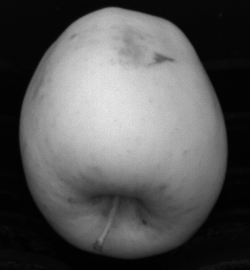
#> input picture fruit-inspection-images/second task/C0_000004.png, 250 x 270 px; its folder holds only this picture in this run
$ jupyter execute --allow-errors Task2.ipynb
#> lines starting #> are read from the running program, lines starting #| are printed output that depends on the picture; after the words box and inside, x2 and y2 are one past the last pixel; in counts of white or black regions, pixels touching at a corner belong together
### utils.py
import os
import matplotlib.pyplot as plt
import cv2 as cv

def show_image(color_images, gray_images):
    plt.figure(figsize=(15,10))
    i = 1

    for image in color_images:
        plt.subplot(2,len(color_images),i)
        plt.imshow(image[:,:,::-1])
        i += 1

    for image in gray_images:
        plt.subplot(2,len(color_images),i)
        plt.imshow(image, cmap = 'gray')
        i += 1
    plt.show()


def show_gray_image(gray_images):
    plt.figure(figsize=(15,5))
    i = 1
    for image in gray_images:
        plt.subplot(1,len(gray_images),i)
        plt.imshow(image, cmap = 'gray')
        i += 1
    plt.show()

# [13 lines left out: function cargar_imagenes, not called in this run]

### Task2.ipynb
## Second task: Russet detection

The Mahalanobis Distance is a statistical measure used to determine the similarity of an observed data point to a distribution. In the context of the Fruit Analysis Project, the Mahalanobis Distance is applied to identify russet on fruit surfaces. Russet is a form of skin blemish, and its detection is crucial for assessing fruit quality. So, the first step was read the images.

[cell 1]
import cv2 as cv
import numpy as np
from scipy import stats
import matplotlib.pyplot as plt
import utils
import os

[cell 2]
# Directorio de las imágenes
img_directory = 'fruit-inspection-images/second task/'

# Obtener una lista de nombres de archivo en el directorio
file_names = [file for file in os.listdir(img_directory) if os.path.isfile(os.path.join(img_directory, file))]

# Filtrar imágenes a color (C1) y blanco y negro (C0)
color_images = [cv.imread(os.path.join(img_directory, file), cv.IMREAD_COLOR) for file in file_names if 'C1_' in file]
gray_images = [cv.imread(os.path.join(img_directory, file), cv.IMREAD_GRAYSCALE) for file in file_names if 'C0_' in file]

# Verificar si las imágenes se cargaron correctamente
assert all(image is not None for image in color_images), "Error al leer las imágenes en color"
assert all(image is not None for image in gray_images), "Error al leer las imágenes en blanco y negro"

# Mostrar las imágenes utilizando matplotlib
#> (the rest of this cell did not finish here and is left out)

#> the loop in show_image, `for image in gray_images:` made 1 pass
#> after the loop in show_image, `for image in gray_images:`: i = 1

Then, once again it was important to obtain the images mask, so, I plotted the histogram of the images in order to obtain the correct threshold value.

[cell 3]
#Pixel Value histogram before smoothing
plt.figure(figsize=(15, 5))

for i, img in enumerate(gray_images):
    vals = img.flatten()
    plt.subplot(1,len(gray_images),i+1)
    plt.title("Image {0}".format(i+1))
    b, bins, patches = plt.hist(vals, 255)
    plt.xlim([0,255])
#> this loop made 1 pass

plt.show()
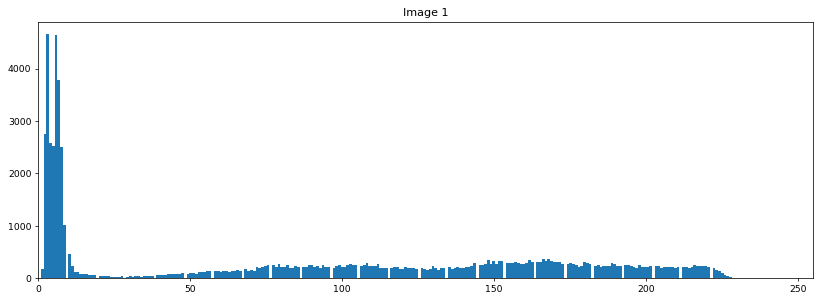
#> figure drawn by matplotlib, 1 panel; tallest bar 4663 high, from x = 2.72 to 3.62

Likewise, the image was blurred to erase the noise that was visible in the previous histogram and thus obtain a better result.

[cell 4]
# Aplicar desenfoque para reducir el ruido
gray_images = [cv.medianBlur(img_g, 5) for img_g in gray_images]
#> gray_images = 1 item
color_images = [cv.medianBlur(img_c, 5) for img_c in color_images]
#> (the rest of this cell did not finish here and is left out)

#> after the loop in show_image, `for image in gray_images:`: i = 1

[cell 5]
#Pixel Value histogram before smoothing
plt.figure(figsize=(15, 5))

for i, img in enumerate(gray_images):
    vals = img.flatten()
    plt.subplot(1,len(gray_images),i+1)
    plt.title("Image {0}".format(i+1))
    b, bins, patches = plt.hist(vals, 255)
    plt.xlim([0,255])

plt.show()
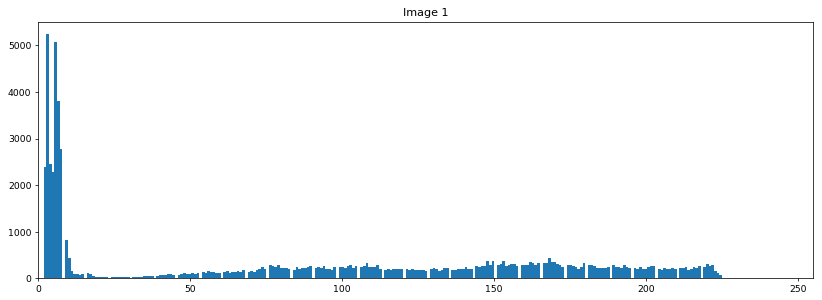
#> figure drawn by matplotlib, 1 panel; tallest bar 5249 high, from x = 2.76 to 3.65

With this, we detected a threshold value for the three images around 50, since we tried to find the threshold automatically with the Otsu algorithm but obtained better results with the threshold of 50. It is then filled to have a perfect apple mask.

[cell 6]
# Umbralizar la imagen
masks = []
i = 0;
for img in gray_images:
    ret, th1 = cv.threshold(img, 50, 255, cv.THRESH_BINARY)

    # Encontrar contornos en la imagen umbralizada
    contornos, _ = cv.findContours(th1, cv.RETR_EXTERNAL, cv.CHAIN_APPROX_SIMPLE)

    # Crear una máscara inicial con el mismo tamaño que la imagen
    mask = np.zeros_like(img)

    # Dibujar los contornos en la máscara
    cv.drawContours(mask, contornos, -1, (255), thickness=cv.FILLED)

    # Encontrar un punto dentro de la fruta
    centroide = contornos[0].mean(axis=0)[0].astype(int)

    # Aplicar flood-fill para llenar los agujeros dentro del contorno
    cv.floodFill(mask, None, tuple(centroide), 255)
    masks.append(mask)
    i += 1
#> this loop made 1 pass
#> (centroide, i) on pass 1: ([125, 125], 1)
#> pass 1, `ret, th1 = cv.threshold(img, 50, 255, cv.THRESH_BINARY)`:
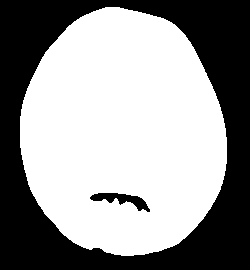
#> th1: shape (270, 250); 59% white; 2 black regions, box (x1, y1, x2, y2) and area: (0, 0, 250, 270) 27209, (90, 193, 150, 212) 477
#> after the loop:
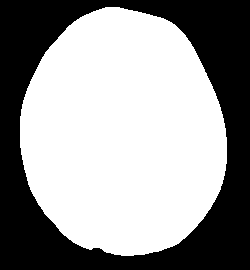
#> mask: shape (270, 250); 59.7% white; 1 black region, box (x1, y1, x2, y2) and area: (0, 0, 250, 270) 27209
#> after the loop, i = 1; masks = 1 item

utils.show_gray_image(masks)
#> the loop in show_gray_image, `for image in gray_images:` made 1 pass
#> i on pass 1: 2
#> after the loop in show_gray_image, `for image in gray_images:`: i = 2

Once the masks are applied on the original image, we try to change the color space using BGR, HSV, HLS and LUV in order to observe with which space we obtain the best result.

[cell 7]
# Aplicar AND lógico entre la máscara y la imagen original
interes_bn = []
interes_c = []
for mask, img_color, img_gray in zip(masks, color_images, gray_images):
    interes_bn.append(cv.bitwise_and(img_gray, mask))
    interes_c.append(cv.bitwise_and(img_color, img_color, mask = mask))
#> this loop made 0 passes
#> after the loop, interes_bn = []; interes_c = []

utils.show_image(interes_c,interes_bn)

[cell 8]
i = 0
img_hsv = []
img_hls = []
img_luv = []
for img_roi in interes_c:
    img_hsv.append(cv.cvtColor(img_roi, cv.COLOR_BGR2HSV))
    img_hls.append(cv.cvtColor(img_roi, cv.COLOR_BGR2HLS))
    img_luv.append(cv.cvtColor(img_roi, cv.COLOR_BGR2LUV))
    plt.figure(figsize = (10,5))
    plt.subplot(2,4,1+4*i)
    plt.imshow(img_roi[:,:,::-1])
    plt.title('Interes')
    plt.subplot(2,4,2+4*i)
    plt.imshow(img_hsv[i][:,:,::-1])
    plt.title('HSV')
    plt.subplot(2,4,3+4*i)
    plt.imshow(img_hls[i][:,:,::-1])
    plt.title('HLS')
    plt.subplot(2,4,4+4*i)
    plt.imshow(img_luv[i][:,:,::-1])
    plt.title('LUV')
    i += 1
#> after the loop, i = 0; img_hls = []; img_hsv = []; img_luv = []
plt.show()

Samples of the russet skin are collected from various images. The samples are transformed into the chosen color space too (e.g., HSV) to create a reference color distribution. The mean and covariance matrix of these samples are calculated.

For each pixel in the fruit images, the Mahalanobis Distance is computed based on its color values and the reference color distribution. The formula for Mahalanobis Distance is given by:

$D_M = \sqrt{ (x-\mu)^T\Sigma^{-1}(x-\mu)}$

where:
* $x$ is the vector of color values for a pixel.
* $\mu$ is the mean vector of the reference color distribution.
* $\Sigma^{-1}$ is the inverse covariance matrix of the reference color distribution.
* $(x-\mu)^T$ the trasspose value

[cell 9]
def mahalanobis(image, mask, color_space, file):
    # Calcular el vector de color promedio y la matriz de covarianza de la russet
    carpeta_imagenes = "fruit-inspection-images/second task/Russet/" + file
    imagenes = utils.cargar_imagenes(carpeta_imagenes)
    cv.waitKey(0)
    cv.destroyAllWindows()
    if color_space == "hsv":
        imagenes = [cv.cvtColor(img, cv.COLOR_BGR2HSV) for img in imagenes]
    elif color_space == "hls":
        imagenes = [cv.cvtColor(img, cv.COLOR_BGR2HLS) for img in imagenes]
    elif color_space == "luv":
        imagenes = [cv.cvtColor(img, cv.COLOR_BGR2LUV) for img in imagenes]

    imagenes = [img.reshape((-1, 3)) for img in imagenes]
    imagenes = np.concatenate(imagenes, axis=0)

    mean_russet = np.mean(imagenes, axis=0)

    mean_color_reference = np.uint8([[mean_russet]])
    mean_color_reference_bgr = cv.cvtColor(mean_color_reference, cv.COLOR_LAB2BGR)[0][0]
    print("Color de referencia (" ,color_space, "):", mean_color_reference_bgr)

    covariance_russet = np.cov(imagenes, rowvar=False)
    inv_covariance_russet = np.linalg.inv(covariance_russet)

    # Calcular la distancia de Mahalanobis para cada píxel de la imagen
    distance = np.zeros(image.shape[:2])
    for i in range(mask.shape[0]):
        for j in range(mask.shape[1]):
            pixel = image[i,j]
            distance[i,j] = np.sqrt(np.dot(np.dot(np.transpose(pixel - mean_russet), inv_covariance_russet), pixel - mean_russet))

    # Establecer un umbral para la distancia de Mahalanobis
    threshold_mahalanobis = 2.2
    mask_final = (distance > threshold_mahalanobis).astype(np.uint8) * 255

    # Aplicar la máscara resultante a la imagen original
    result_image = cv.bitwise_and(image, image, mask=mask_final)

    return result_image

In order to obtain the average color of mahalanobis, images of both blocks were extracted from different areas of the russet because in order to apply mahalanobis it is necessary to have a training stage in the system, so manually I obtained three groups of images, the first one from the fruit number 1, number 2 and the 2 combined and showing the result of each one with its respective group of images.
After this, it was important to find a threshold value to get the best possibles results.

#### First group of images

#> (a cell that did not finish here is left out)

#### Second group of images

#> (a cell that did not finish here is left out)

#### Both groups combined

[cell 12]
bgr = []
hsv = []
hls = []
luv = []
for i in range(len(interes_c)):
    bgr.append(mahalanobis(interes_c[i],masks[i],"bgr","all"))
    hsv.append(mahalanobis(img_hsv[i],masks[i],"hsv","all"))
    hls.append(mahalanobis(img_hls[i],masks[i],"hls","all"))
    luv.append(mahalanobis(img_luv[i],masks[i],"luv","all"))

for i in range(len(bgr)):
    plt.figure(figsize=(18,9))
    plt.subplot(2,5,1)
    plt.title('ROI')
    plt.imshow(interes_c[i][:,:,::-1])
    plt.subplot(2,5,2)
    plt.title('BGR')
    plt.imshow(bgr[i][:,:,::-1])
    plt.subplot(2,5,3)
    plt.title('HSV')
    plt.imshow(hsv[i][:,:,::-1])
    plt.subplot(2,5,4)
    plt.title('HLS')
    plt.imshow(hls[i][:,:,::-1])
    plt.subplot(2,5,5)
    plt.title('LUV')
    plt.imshow(luv[i][:,:,::-1])
